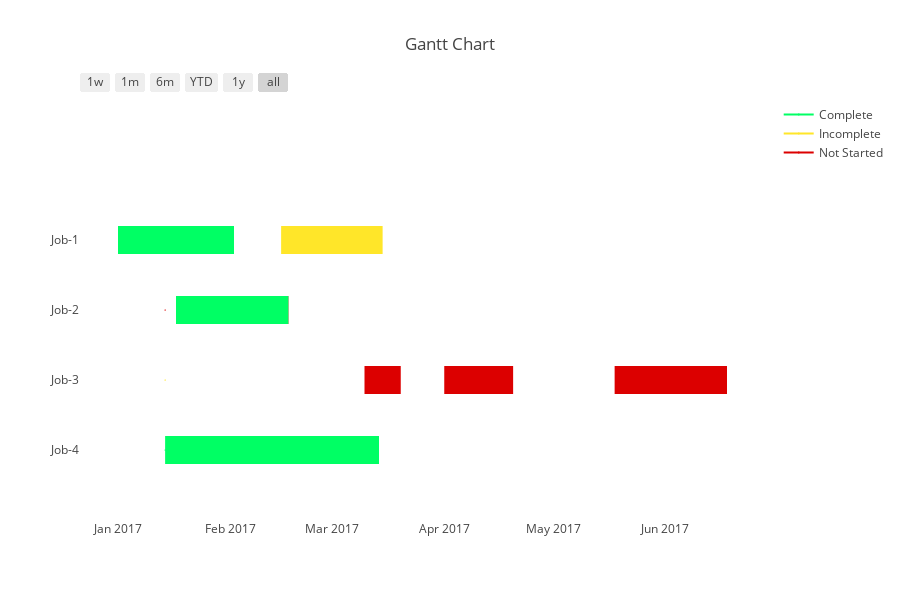

The notebook cell this image was saved under:
### Markdown cell above
# Group Tasks Together

### Code cell
df = [
    dict(Task="Job-1", Start='2017-01-01', Finish='2017-02-02', Resource='Complete'),
    dict(Task="Job-1", Start='2017-02-15', Finish='2017-03-15', Resource='Incomplete'),
    dict(Task="Job-2", Start='2017-01-17', Finish='2017-02-17', Resource='Not Started'),
    dict(Task="Job-2", Start='2017-01-17', Finish='2017-02-17', Resource='Complete'),
    dict(Task="Job-3", Start='2017-03-10', Finish='2017-03-20', Resource='Not Started'),
    dict(Task="Job-3", Start='2017-04-01', Finish='2017-04-20', Resource='Not Started'),
    dict(Task="Job-3", Start='2017-05-18', Finish='2017-06-18', Resource='Not Started'),
    dict(Task="Job-4", Start='2017-01-14', Finish='2017-03-14', Resource='Complete')
]

colors = {
    'Not Started': 'rgb(220, 0, 0)',
    'Incomplete': (1, 0.9, 0.16),
    'Complete': 'rgb(0, 255, 100)'
}
fig = ff.create_gantt(df, colors=colors, index_col='Resource', show_colorbar=True, group_tasks=True)
plotly.offline.iplot(fig, filename='gantt-group-tasks-together')

### Figure 1 — Plotly figure (JSON) as saved in the notebook; plotly's stock layout.template omitted (floating-point values rounded to 4 significant figures)
{"data": [{"marker": {"color": "white"}, "name": "", "showlegend": false, "type": "scatter", "uid": "150785e6-6711-4901-bb24-90c161f83296", "x": ["2017-01-01", "2017-02-02"], "y": [3, 3]}, {"marker": {"color": "white"}, "name": "", "showlegend": false, "type": "scatter", "uid": "b67e0e32-49e5-4a4c-b8e5-81513cb7223d", "x": ["2017-02-15", "2017-03-15"], "y": [3, 3]}, {"marker": {"color": "white"}, "name": "", "showlegend": false, "type": "scatter", "uid": "77e2204c-a733-4ab4-862c-96d4c96aa6c1", "x": ["2017-01-17", "2017-02-17"], "y": [2, 2]}, {"marker": {"color": "white"}, "name": "", "showlegend": false, "type": "scatter", "uid": "3cf19bc3-49a3-41a5-b69c-238898504789", "x": ["2017-01-17", "2017-02-17"], "y": [2, 2]}, {"marker": {"color": "white"}, "name": "", "showlegend": false, "type": "scatter", "uid": "c541483a-f70e-4c32-905d-b7ec797534cc", "x": ["2017-03-10", "2017-03-20"], "y": [1, 1]}, {"marker": {"color": "white"}, "name": "", "showlegend": false, "type": "scatter", "uid": "2471ca29-b4f3-4d2c-97d6-ca2d6fe91aa5", "x": ["2017-04-01", "2017-04-20"], "y": [1, 1]}, {"marker": {"color": "white"}, "name": "", "showlegend": false, "type": "scatter", "uid": "bddc84a7-32d8-4497-8acc-8fac7336199f", "x": ["2017-05-18", "2017-06-18"], "y": [1, 1]}, {"marker": {"color": "white"}, "name": "", "showlegend": false, "type": "scatter", "uid": "4d1ed175-88cf-4cd9-a44d-65fae06de54e", "x": ["2017-01-14", "2017-03-14"], "y": [0, 0]}, {"hoverinfo": "none", "marker": {"color": "rgb(0, 255, 100)", "size": 1}, "name": "Complete", "showlegend": true, "type": "scatter", "uid": "603b3204-1530-4e01-91c6-12275df475eb", "x": ["2017-01-14", "2017-01-14"], "y": [0, 0]}, {"hoverinfo": "none", "marker": {"color": "rgb(255, 230, 41)", "size": 1}, "name": "Incomplete", "showlegend": true, "type": "scatter", "uid": "bcf5be18-b20e-4bfe-95cd-1ec6f84c1e66", "x": ["2017-01-14", "2017-01-14"], "y": [1, 1]}, {"hoverinfo": "none", "marker": {"color": "rgb(220, 0, 0)", "size": 1}, "name": "Not Started", "showlegend": true, "type": "scatter", "uid": "ea881c4f-a36c-42bc-9c7d-a33a47b21f3d", "x": ["2017-01-14", "2017-01-14"], "y": [2, 2]}], "layout": {"height": 600, "hovermode": "closest", "shapes": [{"fillcolor": "rgb(0, 255, 100)", "line": {"width": 0}, "opacity": 1, "type": "rect", "x0": "2017-01-01", "x1": "2017-02-02", "xref": "x", "y0": 2.8, "y1": 3.2, "yref": "y"}, {"fillcolor": "rgb(255, 230, 41)", "line": {"width": 0}, "opacity": 1, "type": "rect", "x0": "2017-02-15", "x1": "2017-03-15", "xref": "x", "y0": 2.8, "y1": 3.2, "yref": "y"}, {"fillcolor": "rgb(220, 0, 0)", "line": {"width": 0}, "opacity": 1, "type": "rect", "x0": "2017-01-17", "x1": "2017-02-17", "xref": "x", "y0": 1.8, "y1": 2.2, "yref": "y"}, {"fillcolor": "rgb(0, 255, 100)", "line": {"width": 0}, "opacity": 1, "type": "rect", "x0": "2017-01-17", "x1": "2017-02-17", "xref": "x", "y0": 1.8, "y1": 2.2, "yref": "y"}, {"fillcolor": "rgb(220, 0, 0)", "line": {"width": 0}, "opacity": 1, "type": "rect", "x0": "2017-03-10", "x1": "2017-03-20", "xref": "x", "y0": 0.8, "y1": 1.2, "yref": "y"}, {"fillcolor": "rgb(220, 0, 0)", "line": {"width": 0}, "opacity": 1, "type": "rect", "x0": "2017-04-01", "x1": "2017-04-20", "xref": "x", "y0": 0.8, "y1": 1.2, "yref": "y"}, {"fillcolor": "rgb(220, 0, 0)", "line": {"width": 0}, "opacity": 1, "type": "rect", "x0": "2017-05-18", "x1": "2017-06-18", "xref": "x", "y0": 0.8, "y1": 1.2, "yref": "y"}, {"fillcolor": "rgb(0, 255, 100)", "line": {"width": 0}, "opacity": 1, "type": "rect", "x0": "2017-01-14", "x1": "2017-03-14", "xref": "x", "y0": -0.2, "y1": 0.2, "yref": "y"}], "showlegend": true, "title": "Gantt Chart", "width": 900, "xaxis": {"rangeselector": {"buttons": [{"count": 7, "label": "1w", "step": "day", "stepmode": "backward"}, {"count": 1, "label": "1m", "step": "month", "stepmode": "backward"}, {"count": 6, "label": "6m", "step": "month", "stepmode": "backward"}, {"count": 1, "label": "YTD", "step": "year", "stepmode": "todate"}, {"count": 1, "label": "1y", "step": "year", "stepmode": "backward"}, {"step": "all"}]}, "showgrid": false, "type": "date", "zeroline": false}, "yaxis": {"autorange": false, "range": [-1, 5], "showgrid": false, "ticktext": ["Job-4", "Job-3", "Job-2", "Job-1"], "tickvals": [0, 1, 2, 3], "zeroline": false}}}
